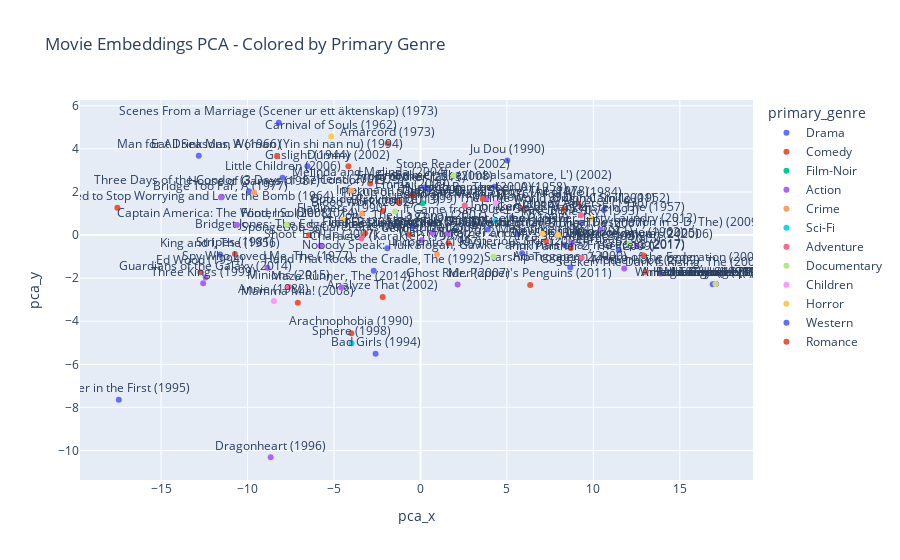

Write notebook code for a chart like this one.
### Markdown cell above
You have already studied PCA, it is a useful technique for dimensionality reduction, but also simply for visualization. Don't forget to scale your embeddings first. To access the embeddings values of your keras model, have a look at the *get_weights()* function.

Compute a PCA on all your movies embeddings, get the 2 first principal components, and do a scatter plot of all the movies on a 2D plane, where each movie is a point defined by the two values of the two first principal components of the PCA from its embedding. Add the titles of the movies to each point of the plot (use plotly to do so it will be clearer), and try to see if you can interpret the axes of the PCA through to different movie genres, like in Figure 3 from the article *Matrix Factorization Techniques for Recommender Systems*.

### Code cell
from sklearn.preprocessing import StandardScaler
from sklearn.decomposition import PCA
import plotly.express as px

embeddings = best_model.get_layer("q_i_movie_embedding").get_weights()[0]
scaler = StandardScaler()
scaled_embeddings = scaler.fit_transform(embeddings)

pca = PCA(n_components=2)
pca_embeddings = pca.fit_transform(scaled_embeddings)


movies_with_embeddings = movies_df[movies_df['movieId'].isin(list(movie_ids_map.keys()))].copy()
movies_with_embeddings['internal_idx'] = movies_with_embeddings['movieId'].map(movie_ids_map)
movies_with_embeddings = movies_with_embeddings.sort_values('internal_idx')
movies_with_embeddings['pca_x'] = pca_embeddings[:, 0]
movies_with_embeddings['pca_y'] = pca_embeddings[:, 1]

# On veut récupérer les couleurs
movies_with_embeddings['primary_genre'] = movies_with_embeddings['genres'].str.split('|').str[0]

# Sample 100 random movies for better visualization
np.random.seed(200)
sample_indices = np.random.choice(len(movies_with_embeddings), size=100, replace=False)
movies_subset = movies_with_embeddings.iloc[sample_indices].copy()

print(f"Showing {len(movies_subset)} movies out of {len(movies_with_embeddings)} total movies")

# Plot with color by genre
fig = px.scatter(movies_subset, x='pca_x', y='pca_y', 
                 color='primary_genre', text='title',
                 title='Movie Embeddings PCA - Colored by Primary Genre')
fig.update_traces(textposition='top center')
fig.show()

### Figure 1 — Plotly figure (JSON) as saved in the notebook; plotly's stock layout.template omitted (floating-point values rounded to 4 significant figures)
{"data": [{"hovertemplate": "primary_genre=Drama<br>pca_x=%{x}<br>pca_y=%{y}<br>title=%{text}<extra></extra>", "legendgroup": "Drama", "marker": {"color": "#636efa", "symbol": "circle"}, "mode": "markers+text", "name": "Drama", "orientation": "v", "showlegend": true, "text": ["Ju Dou (1990)", "Hand That Rocks the Cradle, The (1992)", "Front of the Class (2008)", "Fire in the Sky (1993)", "Adanggaman (2000)", "Murder in the First (1995)", "Wendigo (2001)", "187 (One Eight Seven) (1997)", "Gaslight (1944)", "Character (Karakter) (1997)", "Embalmer, The (Imbalsamatore, L') (2002)", "Partisan (2015)", "Mysterious Skin (2004)", "While the City Sleeps (1956)", "Scenes From a Marriage (Scener ur ett äktenskap) (1973)", "My Father and My Son (Babam ve oglum) (2005)", "Zone, The (La Zona) (2007)", "King and I, The (1956)", "Little Darlings (1980)", "Man for All Seasons, A (1966)", "Original Sin (2001)", "Tango (1998)", "Little Children (2006)", "Stoker (2013)", "Unbroken (2014)", "Three Days of the Condor (3 Days of the Condor) (1975)"], "textposition": "top center", "type": "scatter", "x": [5.023, -2.702, 0.2515, 9.306, 8.664, -17.44, 5.617, 3.9, -6.535, -1.918, 4.294, 11.47, 5.877, 16.9, -8.193, 8.339, -0.4304, -11.59, 17.07, -12.82, 10.61, 17.07, -7.975, 0.4936, 5.281, -9.912], "xaxis": "x", "y": [3.459, -1.652, 2.204, 0.575, -1.502, -7.645, 0.0458, 0.2571, 3.191, -0.6108, 2.242, -0.7078, -0.8413, -2.278, 5.215, -0.4576, 0.3982, -0.9051, -2.271, 3.681, 1.161, -2.271, 2.667, 2.135, 0.8278, 2.032], "yaxis": "y"}, {"hovertemplate": "primary_genre=Comedy<br>pca_x=%{x}<br>pca_y=%{y}<br>title=%{text}<extra></extra>", "legendgroup": "Comedy", "marker": {"color": "#EF553B", "symbol": "circle"}, "mode": "markers+text", "name": "Comedy", "orientation": "v", "showlegend": true, "text": ["Stripes (1981)", "The FP (2012)", "Emma (2009)", "Outside Providence (1999)", "Ed Wood (1994)", "Analyze That (2002)", "Informant!, The (2009)", "Dr. Strangelove or: How I Learned to Stop Worrying and Love the Bomb (1964)", "Motherhood (2009)", "The Little World of Don Camillo (1952)", "Mamma Mia! (2008)", "The Players Club (1998)", "Bridget Jones: The Edge of Reason (2004)", "I Am a Sex Addict (2005)", "Arachnophobia (1990)", "Creep 2 (2017)", "Watch, The (2012)", "Dummy (2002)", "Melinda and Melinda (2004)", "Afonya (1975)", "Eat Drink Man Woman (Yin shi nan nu) (1994)", "Mo' Money (1992)", "Amarcord (1973)", "All of Me (1984)", "Mr. Popper's Penguins (2011)", "Meantime (1984)"], "textposition": "top center", "type": "scatter", "x": [-10.73, -3.193, -0.4737, -2.162, -12.72, -2.182, -1.278, -17.52, 13.03, 8.347, -7.09, -0.6264, -6.439, 8.696, -3.993, 12.9, 1.628, -4.164, -2.909, 17.07, -8.29, 5.918, -1.89, 9.129, 6.348, 7.264], "xaxis": "x", "y": [-0.8812, 0.08235, 1.843, 1.114, -1.721, -2.878, 1.526, 1.267, -1.715, 1.189, -3.137, 0.01708, -0.009715, -0.5983, -4.557, -0.9499, -0.3841, 3.19, 2.395, -2.271, 3.67, 1.208, 4.247, 1.463, -2.315, -0.2788], "yaxis": "y"}, {"hovertemplate": "primary_genre=Film-Noir<br>pca_x=%{x}<br>pca_y=%{y}<br>title=%{text}<extra></extra>", "legendgroup": "Film-Noir", "marker": {"color": "#00cc96", "symbol": "circle"}, "mode": "markers+text", "name": "Film-Noir", "orientation": "v", "showlegend": true, "text": ["Pickup on South Street (1953)"], "textposition": "top center", "type": "scatter", "x": [0.125], "xaxis": "x", "y": [1.474], "yaxis": "y"}, {"hovertemplate": "primary_genre=Action<br>pca_x=%{x}<br>pca_y=%{y}<br>title=%{text}<extra></extra>", "legendgroup": "Action", "marker": {"color": "#ab63fa", "symbol": "circle"}, "mode": "markers+text", "name": "Action", "orientation": "v", "showlegend": true, "text": ["Shoot 'Em Up (2007)", "Seeker: The Dark Is Rising, The (2007)", "Spy Who Loved Me, The (1977)", "Dragonheart (1996)", "Night to Remember, A (1958)", "Starship Troopers 2: Hero of the Federation (2004)", "Formula 51 (2001)", "Abduction (2011)", "Guardians of the Galaxy (2014)", "Captain America: The Winter Soldier (2014)", "Ultimate Avengers 2 (2006)", "MacGruber (2010)", "Cellular (2004)", "The Punisher: Dirty Laundry (2012)", "Rage of Honor (1987)", "Maze Runner, The (2014)", "Ghost Rider (2007)", "Bridge Too Far, A (1977)", "Three Kings (1999)", "New Kids Nitro (2011)"], "textposition": "top center", "type": "scatter", "x": [-5.778, 13.89, -8.844, -8.659, 3.797, 11.79, 1.579, 0.6911, -12.42, -10.61, 12.52, 17.07, 0.07026, 10.43, 17.07, -4.574, 2.15, -11.53, -12.56, 8.769], "xaxis": "x", "y": [-0.4929, -1.784, -1.518, -10.31, 1.703, -1.55, 0.07126, 0.1071, -1.963, 0.4624, -0.5037, -2.271, -0.2348, 0.2494, -2.271, -2.433, -2.294, 1.752, -2.241, -0.3672], "yaxis": "y"}, {"hovertemplate": "primary_genre=Crime<br>pca_x=%{x}<br>pca_y=%{y}<br>title=%{text}<extra></extra>", "legendgroup": "Crime", "marker": {"color": "#FFA15A", "symbol": "circle"}, "mode": "markers+text", "name": "Crime", "orientation": "v", "showlegend": true, "text": ["House of Games (1987)", "Blood Work (2002)", "Heist (2001)", "Incognito (1997)"], "textposition": "top center", "type": "scatter", "x": [-9.618, -3.369, -3.992, 0.9579], "xaxis": "x", "y": [1.978, 1.005, 2.073, -0.8869], "yaxis": "y"}, {"hovertemplate": "primary_genre=Sci-Fi<br>pca_x=%{x}<br>pca_y=%{y}<br>title=%{text}<extra></extra>", "legendgroup": "Sci-Fi", "marker": {"color": "#19d3f3", "symbol": "circle"}, "mode": "markers+text", "name": "Sci-Fi", "orientation": "v", "showlegend": true, "text": ["Sphere (1998)", "It Came from Outer Space (1953)"], "textposition": "top center", "type": "scatter", "x": [-3.979, 4.336], "xaxis": "x", "y": [-5.019, 0.6491], "yaxis": "y"}, {"hovertemplate": "primary_genre=Adventure<br>pca_x=%{x}<br>pca_y=%{y}<br>title=%{text}<extra></extra>", "legendgroup": "Adventure", "marker": {"color": "#FF6692", "symbol": "circle"}, "mode": "markers+text", "name": "Adventure", "orientation": "v", "showlegend": true, "text": ["Anthony Adverse (1936)", "Halloweentown (1998)", "Pink Panther 2, The (2009)", "SpongeBob SquarePants Movie, The (2004)", "Minions (2015)", "Robin and Marian (1976)"], "textposition": "top center", "type": "scatter", "x": [9.285, 17.07, 9.323, -3.412, -7.606, 2.555], "xaxis": "x", "y": [0.9257, -2.271, -1.051, -0.1525, -2.408, 1.375], "yaxis": "y"}, {"hovertemplate": "primary_genre=Documentary<br>pca_x=%{x}<br>pca_y=%{y}<br>title=%{text}<extra></extra>", "legendgroup": "Documentary", "marker": {"color": "#B6E880", "symbol": "circle"}, "mode": "markers+text", "name": "Documentary", "orientation": "v", "showlegend": true, "text": ["Stone Reader (2002)", "American Hardcore (2006)", "Food, Inc. (2008)", "Mondo Cane (1962)", "Nobody Speak: Hulk Hogan, Gawker and Trials of a Free Press (2017)", "Blackfish (2013)"], "textposition": "top center", "type": "scatter", "x": [1.91, 17.07, -7.743, 12.07, 4.225, -1.466], "xaxis": "x", "y": [2.769, -2.271, 0.4777, -0.3984, -1.002, 1.092], "yaxis": "y"}, {"hovertemplate": "primary_genre=Children<br>pca_x=%{x}<br>pca_y=%{y}<br>title=%{text}<extra></extra>", "legendgroup": "Children", "marker": {"color": "#FF97FF", "symbol": "circle"}, "mode": "markers+text", "name": "Children", "orientation": "v", "showlegend": true, "text": ["Annie (1982)", "Cat from Outer Space, The (1978)"], "textposition": "top center", "type": "scatter", "x": [-8.471, 4.366], "xaxis": "x", "y": [-3.061, 1.48], "yaxis": "y"}, {"hovertemplate": "primary_genre=Horror<br>pca_x=%{x}<br>pca_y=%{y}<br>title=%{text}<extra></extra>", "legendgroup": "Horror", "marker": {"color": "#FECB52", "symbol": "circle"}, "mode": "markers+text", "name": "Horror", "orientation": "v", "showlegend": true, "text": ["Final Destination, The (Final Destination 4) (Final Destination in 3-D, The) (2009)", "Deaths of Ian Stone, The (2007)", "Curse of Frankenstein, The (1957)", "Carnival of Souls (1962)", "Flatliners (1990)"], "textposition": "top center", "type": "scatter", "x": [7.045, 7.96, 9.886, -5.157, -4.511], "xaxis": "x", "y": [0.06124, -0.0005845, 0.7551, 4.573, 0.7063], "yaxis": "y"}, {"hovertemplate": "primary_genre=Western<br>pca_x=%{x}<br>pca_y=%{y}<br>title=%{text}<extra></extra>", "legendgroup": "Western", "marker": {"color": "#636efa", "symbol": "circle"}, "mode": "markers+text", "name": "Western", "orientation": "v", "showlegend": true, "text": ["Bad Girls (1994)"], "textposition": "top center", "type": "scatter", "x": [-2.595], "xaxis": "x", "y": [-5.509], "yaxis": "y"}, {"hovertemplate": "primary_genre=Romance<br>pca_x=%{x}<br>pca_y=%{y}<br>title=%{text}<extra></extra>", "legendgroup": "Romance", "marker": {"color": "#EF553B", "symbol": "circle"}, "mode": "markers+text", "name": "Romance", "orientation": "v", "showlegend": true, "text": ["Claim, The (2000)"], "textposition": "top center", "type": "scatter", "x": [3.612], "xaxis": "x", "y": [1.673], "yaxis": "y"}], "layout": {"legend": {"title": {"text": "primary_genre"}, "tracegroupgap": 0}, "title": {"text": "Movie Embeddings PCA - Colored by Primary Genre"}, "xaxis": {"anchor": "y", "domain": [0, 1], "title": {"text": "pca_x"}}, "yaxis": {"anchor": "x", "domain": [0, 1], "title": {"text": "pca_y"}}}}
